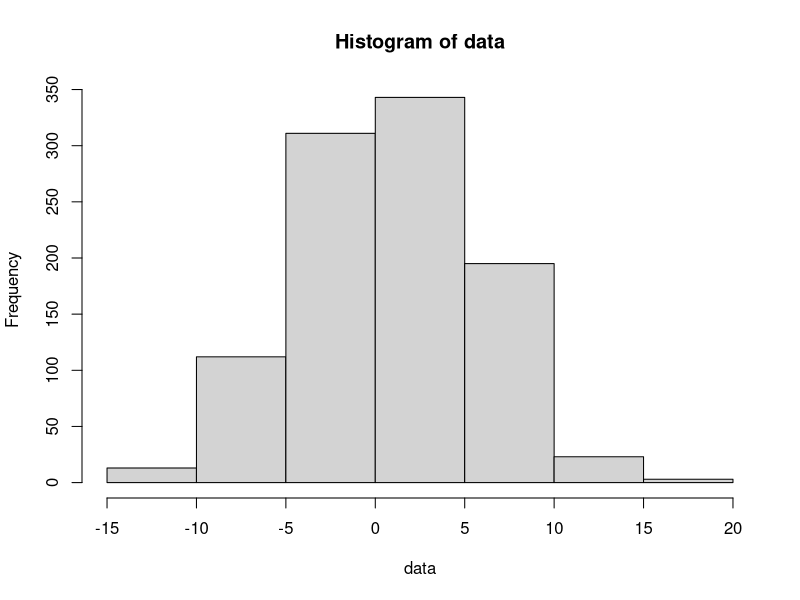

This chart was generated by the following R code: (Note: this script raises an error after producing the figure.)
# creating vectors
marks <- c(1,2,3,4,5,6,6,7)
marks

student_marks <- seq(from=1, to=10, length.out=5)
student_marks

nums <- seq(from=1, to=10, by=2)
nums

# matrices
vec1 <- c(10, 20, 30, 40)
vec2 <- c(50, 60, 70, 80)
matx <- rbind(vec1, vec2)
matx

# harmonic mean
harm_mean<-function(x) {
  val <- length(x) / sum(1/x)
}

data <- c(2,4,5,6)
harmonic_result <- harm_mean(data)
harmonic_result

# geometric mean
geom_mean <- function(x) {
  val <- prod(x) ^ (1/(length(x)))
}
data <- c(12, 43, 12, 13)
geo_mean <- geom_mean(data)
geo_mean


# Graphical summaries
data <- rnorm(1000, mean=1, sd=5)
hist(data)

# mean absolute deviation
MAD_func <- function(x) {
  val < sum(abs(x-mean(x))) / length(x)
  return(val)
}

values <- c(1,3,4,5)
MAD_func(x=values)


# Generate data and compute probabilities
uniform <- runif(1000, -1, 1)
plot(density(uniform))


unif <- punif(0.25, -1, 1)
unif

unif2 <- qunif(0.625, -1, 1)
unif2


# Generate 1000 samples from a Binomial distribution with size=10 and probability=0.5
binomial <- rbinom(1000, 10, 0.5)
# Print the first few results (optional)
head(binomial)
# Frequency table of the binomial outcomes
table(binomial)
# Histogram with proper breaks from -0.5 to 10.5 so bins center on integers
hist(binomial, breaks = seq(-0.5, 10.5, 1))


hist(binomial, 
     breaks = seq(-0.5, 10.5, 1), 
     main = "Binomial Distribution", 
     xlab = "Number of Successes", 
     col = "steelblue", 
     border = "white", 
     freq = TRUE
     )

# uniform / normal random distributions
x <- runif(1000, 1, 1)
z <- rnorm(1000, 2, 3)
y <- 10+3*x+z
y

# poisson randoms
p <- rpois(1000, 10)
p
hist(p, seq(-0.5, max(p)+0.5, 1))


# r program that generates 1000 values from. pois(lambda=5), gamma(shape=2, scale=2), exponential(rate=3)

poiss1 <- rpois(1000, 5)
gamma1 <- rgamma(1000, 2, 2)
expon <- rexp(1000, 3)
poiss1
gamma1
expon
